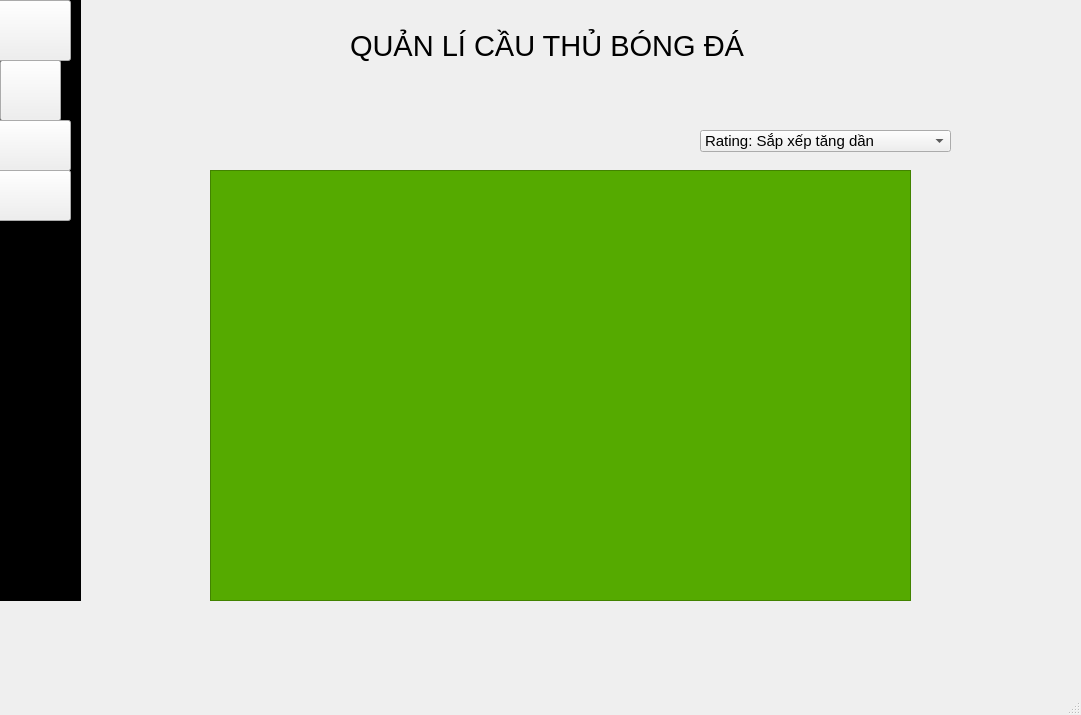
<?xml version="1.0" encoding="UTF-8"?>
<ui version="4.0">
 <class>MainWindow</class>
 <widget class="QMainWindow" name="MainWindow">
  <property name="geometry">
   <rect>
    <x>0</x>
    <y>0</y>
    <width>1081</width>
    <height>715</height>
   </rect>
  </property>
  <property name="font">
   <font>
    <pointsize>11</pointsize>
   </font>
  </property>
  <property name="windowTitle">
   <string>MainWindow</string>
  </property>
  <widget class="QWidget" name="centralwidget">
   <widget class="QLabel" name="label">
    <property name="geometry">
     <rect>
      <x>-10</x>
      <y>0</y>
      <width>91</width>
      <height>601</height>
     </rect>
    </property>
    <property name="styleSheet">
     <string notr="true">color: rgb(255, 0, 0);
background-color: rgb(0, 0, 0);</string>
    </property>
    <property name="text">
     <string/>
    </property>
   </widget>
   <widget class="QLabel" name="label_8">
    <property name="geometry">
     <rect>
      <x>350</x>
      <y>0</y>
      <width>541</width>
      <height>91</height>
     </rect>
    </property>
    <property name="font">
     <font>
      <pointsize>22</pointsize>
     </font>
    </property>
    <property name="text">
     <string>QUẢN LÍ CẦU THỦ BÓNG ĐÁ</string>
    </property>
   </widget>
   <widget class="QPushButton" name="pushButton">
    <property name="geometry">
     <rect>
      <x>0</x>
      <y>60</y>
      <width>61</width>
      <height>61</height>
     </rect>
    </property>
    <property name="text">
     <string/>
    </property>
    <property name="icon">
     <iconset>
      <normaloff>../image/211817_search_strong_icon.png</normaloff>../image/211817_search_strong_icon.png</iconset>
    </property>
    <property name="iconSize">
     <size>
      <width>50</width>
      <height>50</height>
     </size>
    </property>
   </widget>
   <widget class="QPushButton" name="pushButton_2">
    <property name="geometry">
     <rect>
      <x>-10</x>
      <y>0</y>
      <width>81</width>
      <height>61</height>
     </rect>
    </property>
    <property name="text">
     <string/>
    </property>
    <property name="icon">
     <iconset>
      <normaloff>../image/326656_home_icon.png</normaloff>../image/326656_home_icon.png</iconset>
    </property>
    <property name="iconSize">
     <size>
      <width>50</width>
      <height>50</height>
     </size>
    </property>
   </widget>
   <widget class="QPushButton" name="pushButton_3">
    <property name="geometry">
     <rect>
      <x>-10</x>
      <y>120</y>
      <width>81</width>
      <height>51</height>
     </rect>
    </property>
    <property name="text">
     <string/>
    </property>
    <property name="icon">
     <iconset>
      <normaloff>../image/216477_shopping_cart_icon.png</normaloff>../image/216477_shopping_cart_icon.png</iconset>
    </property>
    <property name="iconSize">
     <size>
      <width>50</width>
      <height>50</height>
     </size>
    </property>
   </widget>
   <widget class="QPushButton" name="pushButton_4">
    <property name="geometry">
     <rect>
      <x>-20</x>
      <y>170</y>
      <width>91</width>
      <height>51</height>
     </rect>
    </property>
    <property name="text">
     <string/>
    </property>
    <property name="icon">
     <iconset>
      <normaloff>../image/9071336_soccer_one_icon.png</normaloff>../image/9071336_soccer_one_icon.png</iconset>
    </property>
    <property name="iconSize">
     <size>
      <width>50</width>
      <height>50</height>
     </size>
    </property>
   </widget>
   <widget class="QScrollArea" name="scrollArea">
    <property name="geometry">
     <rect>
      <x>210</x>
      <y>170</y>
      <width>701</width>
      <height>431</height>
     </rect>
    </property>
    <property name="styleSheet">
     <string notr="true">background-color: rgb(85, 170, 0);</string>
    </property>
    <property name="widgetResizable">
     <bool>true</bool>
    </property>
    <widget class="QWidget" name="scrollAreaWidgetContents">
     <property name="geometry">
      <rect>
       <x>0</x>
       <y>0</y>
       <width>699</width>
       <height>429</height>
      </rect>
     </property>
    </widget>
   </widget>
   <widget class="QComboBox" name="comboBox">
    <property name="geometry">
     <rect>
      <x>700</x>
      <y>130</y>
      <width>251</width>
      <height>22</height>
     </rect>
    </property>
    <item>
     <property name="text">
      <string>Rating: Sắp xếp tăng dần</string>
     </property>
    </item>
    <item>
     <property name="text">
      <string>Rating: Sắp xếp giảm dần</string>
     </property>
    </item>
   </widget>
  </widget>
  <widget class="QMenuBar" name="menubar">
   <property name="geometry">
    <rect>
     <x>0</x>
     <y>0</y>
     <width>1081</width>
     <height>26</height>
    </rect>
   </property>
  </widget>
  <widget class="QStatusBar" name="statusbar"/>
 </widget>
 <resources>
  <include location="../../../../../qtdesigner/skibidi.qrc"/>
 </resources>
 <connections/>
</ui>
